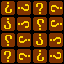

A 2D game scene composited from a Tiled map and its tileset images. What follows is a short description and the map's XML, with each tile layer's data collapsed to a summary:
An orthogonal 4x4 tile map with 16x16 px tiles, 1 tile layer (Tile Layer 1).

<map version="1.5" tiledversion="1.7.2" orientation="orthogonal" renderorder="right-down" width="4" height="4" tilewidth="16" tileheight="16" infinite="0" nextlayerid="2" nextobjectid="1">
 <tileset firstgid="1" name="tiles" tilewidth="16" tileheight="16" tilecount="256" columns="16">
  <image source="tiles.png" width="256" height="256" />
 </tileset>
 <layer id="1" name="Tile Layer 1" width="4" height="4">
  <data>[16 cells, 16 non-empty, 1 distinct tile ids]</data>
 </layer>
</map>